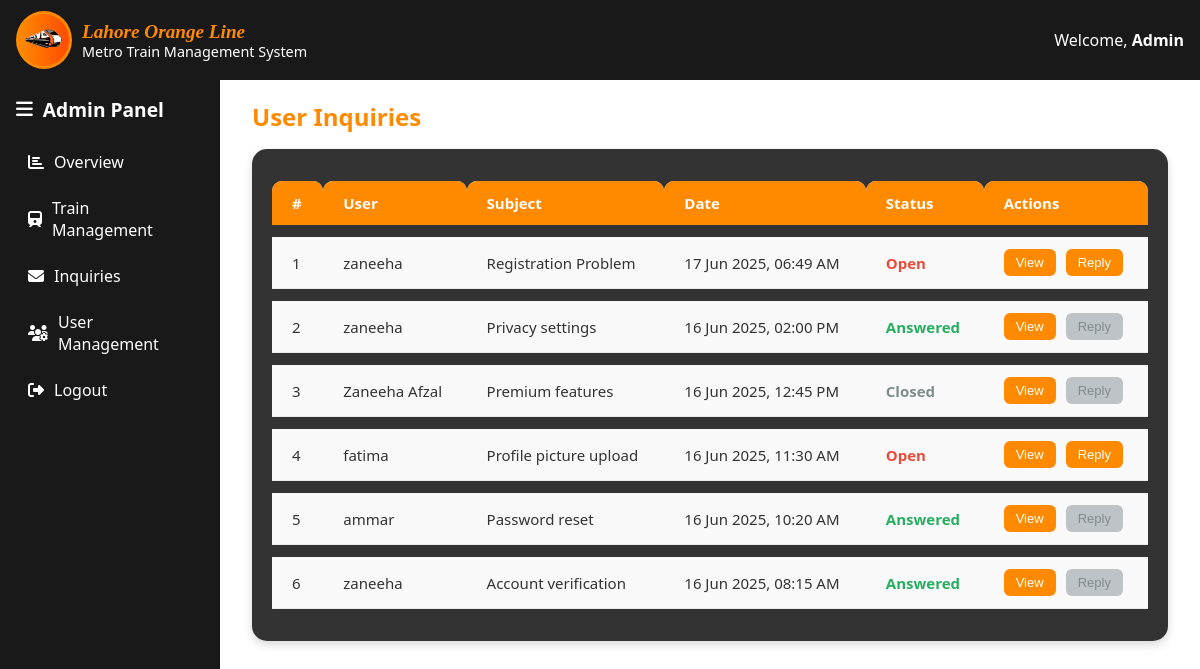
/inquiries.php, run on an earlier commit of the app's database.
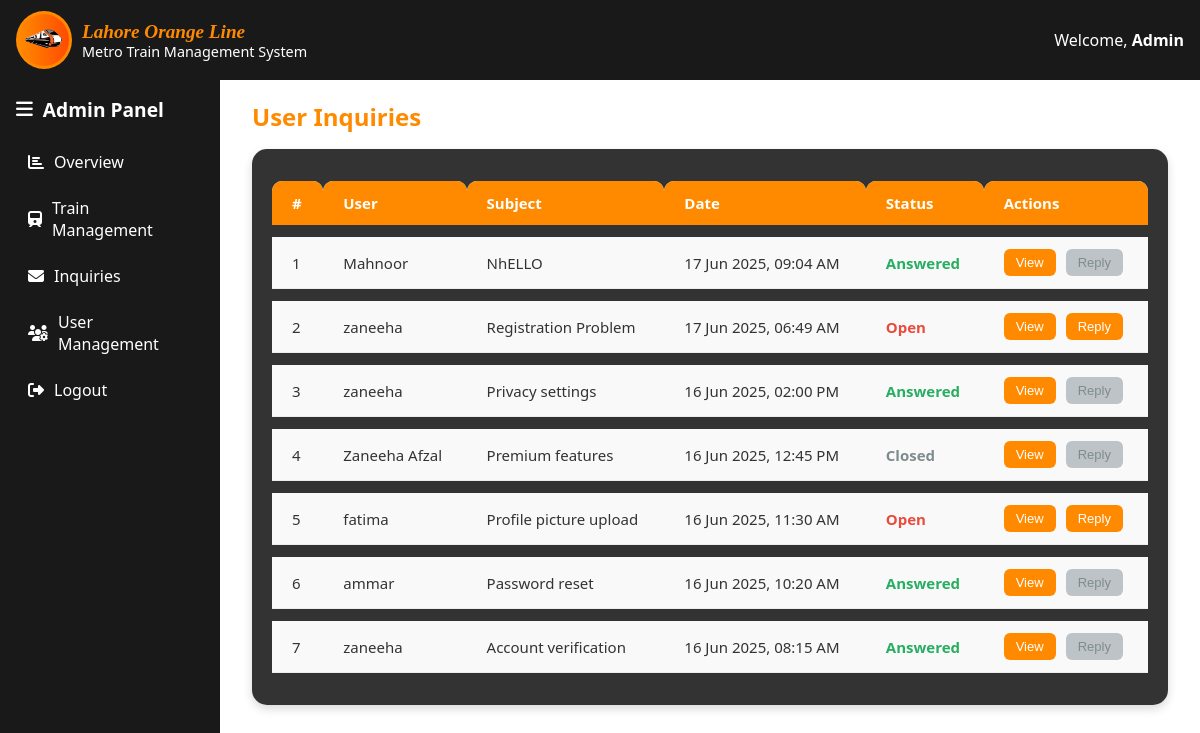
And on a later commit of the database.
### tables this page shows
CREATE TABLE inquiries (
    inquiry_id INTEGER PRIMARY KEY AUTOINCREMENT,
    user_id INTEGER NOT NULL,
    subject TEXT NOT NULL,
    message TEXT NOT NULL,
    status TEXT DEFAULT 'open' CHECK (status IN ('open', 'answered', 'closed')),
    created_at TIMESTAMP DEFAULT CURRENT_TIMESTAMP,
    answered_by INTEGER,
    answer TEXT,
    answered_at TIMESTAMP,
    FOREIGN KEY (user_id) REFERENCES users(user_id),
    FOREIGN KEY (answered_by) REFERENCES users(user_id)
);

### inquiries.php (the view, shortened to what this page needs)
<?php
$pdo = require_once 'data/db_connect.php';
try {
    $stmt = $pdo->prepare("
        SELECT i.inquiry_id, i.subject, i.message, i.status, i.created_at,
               i.answer, i.answered_at,
               u.username AS user_name,
               a.username AS answered_by_name
        FROM inquiries i
        JOIN users u ON i.user_id = u.user_id
        LEFT JOIN users a ON i.answered_by = a.user_id
        ORDER BY i.created_at DESC
    ");
    $stmt->execute();
    $inquiries = $stmt->fetchAll(PDO::FETCH_ASSOC);
} catch (PDOException $e) {
    $inquiries = [];
}
?>
<!DOCTYPE html>
<html lang="en">
<head>
    <link rel="stylesheet" href="css/train_management.css">
    <link rel="stylesheet" href="https://cdnjs.cloudflare.com/ajax/libs/font-awesome/6.5.0/css/all.min.css">
</head>
<body>
<section class="hero-section">
    <nav class="navbar">
        <div class="logo-wrapper">
            <div class="logo-box">
                <img src="css/images/logo (2).png" alt="Logo" class="logo-image">
            </div>
            <div class="text-box">
                <div class="main-title">Lahore Orange Line</div>
                <div class="sub-title">Metro Train Management System</div>
            </div>
        </div>
        <div class="welcome-message">
            <span>Welcome,</span> <strong>Admin</strong>
        </div>
    </nav>
    <aside class="sidebar">
        <h3><i class="fas fa-bars"></i> Admin Panel</h3>
        <ul>
            <li><a href="admin_dashboard.php"><i class="fas fa-chart-bar"></i> Overview</a></li>
            <li><a href="train_management.php"><i class="fas fa-train"></i> Train Management</a></li>
            <li><a href="inquiries.php"><i class="fas fa-envelope"></i> Inquiries</a></li>
            <li><a href="user_management.php"><i class="fas fa-users-cog"></i> User Management</a></li>
            <li><a href="admin_logout.php"><i class="fas fa-sign-out-alt"></i> Logout</a></li>
        </ul>
    </aside>
    <div class="dashboard-content">
        <h2 style="color: #ff8a00; margin-bottom: 1rem;">User Inquiries</h2>
        <div class="table-section">
    <table>
        <thead>
            <tr>
                <th>#</th>
                <th>User</th>
                <th>Subject</th>
                <th>Date</th>
                <th>Status</th>
                <th>Actions</th>
            </tr>
        </thead>
        <tbody>
            <?php if (count($inquiries) > 0): ?>
                <?php foreach ($inquiries as $i => $inq): ?>
                    <tr>
                        <td><?= $i + 1 ?></td>
                        <td><?= htmlspecialchars($inq['user_name']) ?></td>
                        <td><?= htmlspecialchars($inq['subject']) ?></td>
                        <td><?= date("d M Y, h:i A", strtotime($inq['created_at'])) ?></td>
                        <td class="status-<?= $inq['status'] ?>"><?= ucfirst($inq['status']) ?></td>
                        <td>
                            <button class="action-btn" onclick="openModal(<?= $inq['inquiry_id'] ?>)">View</button>
                            <a href="answer_inquiry.php?id=<?= $inq['inquiry_id'] ?>">
                                <button class="action-btn" <?= $inq['status'] !== 'open' ? 'disabled' : '' ?>>Reply</button>
                            </a>
                        </td>
                    </tr>
                <?php endforeach; ?>
            <?php else: ?>
                <tr><td colspan="6" style="text-align:center;">No inquiries found.</td></tr>
            <?php endif; ?>
        </tbody>
    </table>
</div>
    </div>
</section>
</body>
</html>

What changed in the data, as far as the page shows it:
added inquiries: user_name "Mahnoor", subject "NhELLO", created_at "17 Jun 2025, 09:04 AM", status "Answered"
